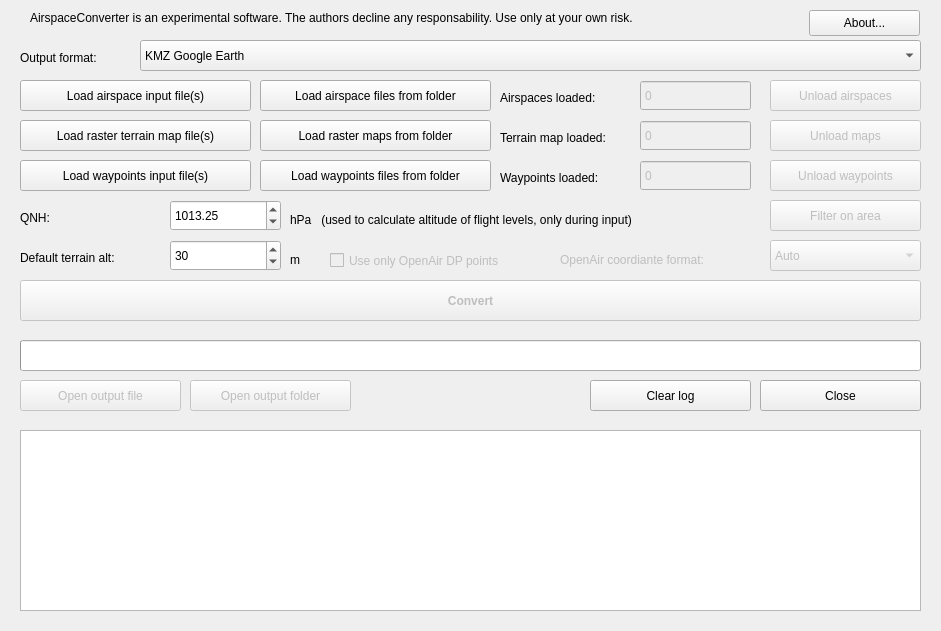
<?xml version="1.0" encoding="UTF-8"?>
<ui version="4.0">
 <class>MainWindow</class>
 <widget class="QMainWindow" name="MainWindow">
  <property name="geometry">
   <rect>
    <x>0</x>
    <y>0</y>
    <width>941</width>
    <height>631</height>
   </rect>
  </property>
  <property name="sizePolicy">
   <sizepolicy hsizetype="Fixed" vsizetype="Fixed">
    <horstretch>0</horstretch>
    <verstretch>0</verstretch>
   </sizepolicy>
  </property>
  <property name="minimumSize">
   <size>
    <width>941</width>
    <height>631</height>
   </size>
  </property>
  <property name="maximumSize">
   <size>
    <width>941</width>
    <height>631</height>
   </size>
  </property>
  <property name="windowTitle">
   <string>AirspaceConverter</string>
  </property>
  <property name="windowIcon">
   <iconset resource="resources.qrc">
    <normaloff>:/icons/airspaceconverter128.xpm</normaloff>:/icons/airspaceconverter128.xpm</iconset>
  </property>
  <property name="locale">
   <locale language="English" country="UnitedStates"/>
  </property>
  <widget class="QWidget" name="centralWidget">
   <widget class="QPushButton" name="aboutButton">
    <property name="geometry">
     <rect>
      <x>809</x>
      <y>10</y>
      <width>111</width>
      <height>26</height>
     </rect>
    </property>
    <property name="toolTip">
     <string>&lt;html&gt;&lt;head/&gt;&lt;body&gt;&lt;p&gt;Click this button to get more info about this software.&lt;/p&gt;&lt;/body&gt;&lt;/html&gt;</string>
    </property>
    <property name="locale">
     <locale language="English" country="UnitedStates"/>
    </property>
    <property name="text">
     <string>About...</string>
    </property>
   </widget>
   <widget class="QPushButton" name="loadAirspaceFileButton">
    <property name="geometry">
     <rect>
      <x>20</x>
      <y>80</y>
      <width>231</width>
      <height>31</height>
     </rect>
    </property>
    <property name="toolTip">
     <string>&lt;html&gt;&lt;head/&gt;&lt;body&gt;&lt;p&gt;Choose one or more input airspace file(s). The input files can be in the openAIP, OpenAir or Google Earth KML/KMZ formats.&lt;/p&gt;&lt;/body&gt;&lt;/html&gt;</string>
    </property>
    <property name="locale">
     <locale language="English" country="UnitedStates"/>
    </property>
    <property name="text">
     <string>Load airspace input file(s)</string>
    </property>
   </widget>
   <widget class="QPushButton" name="unloadAirspacesButton">
    <property name="enabled">
     <bool>false</bool>
    </property>
    <property name="geometry">
     <rect>
      <x>770</x>
      <y>80</y>
      <width>151</width>
      <height>31</height>
     </rect>
    </property>
    <property name="toolTip">
     <string>&lt;html&gt;&lt;head/&gt;&lt;body&gt;&lt;p&gt;Clears all the airspace definitions currently loaded in memory.&lt;/p&gt;&lt;/body&gt;&lt;/html&gt;</string>
    </property>
    <property name="locale">
     <locale language="English" country="UnitedStates"/>
    </property>
    <property name="text">
     <string>Unload airspaces</string>
    </property>
   </widget>
   <widget class="QComboBox" name="outputFormatComboBox">
    <property name="geometry">
     <rect>
      <x>140</x>
      <y>40</y>
      <width>781</width>
      <height>31</height>
     </rect>
    </property>
    <property name="toolTip">
     <string>&lt;html&gt;&lt;head/&gt;&lt;body&gt;&lt;p&gt;Select the desired output format.&lt;/p&gt;&lt;/body&gt;&lt;/html&gt;</string>
    </property>
    <property name="locale">
     <locale language="English" country="UnitedStates"/>
    </property>
    <item>
     <property name="text">
      <string>KMZ Google Earth</string>
     </property>
    </item>
    <item>
     <property name="text">
      <string>OpenAir (only airspace)</string>
     </property>
    </item>
    <item>
     <property name="text">
      <string>CUP SeeYou (only waypoints)</string>
     </property>
    </item>
    <item>
     <property name="text">
      <string>CSV LittleNavMap (only waypoints)</string>
     </property>
    </item>
    <item>
     <property name="text">
      <string>Polish format for cGPSmapper</string>
     </property>
    </item>
    <item>
     <property name="text">
      <string>IMG file for Garmin devices</string>
     </property>
    </item>
   </widget>
   <widget class="QLabel" name="label">
    <property name="geometry">
     <rect>
      <x>20</x>
      <y>50</y>
      <width>111</width>
      <height>16</height>
     </rect>
    </property>
    <property name="locale">
     <locale language="English" country="UnitedStates"/>
    </property>
    <property name="text">
     <string>Output format:</string>
    </property>
   </widget>
   <widget class="QLabel" name="label_2">
    <property name="geometry">
     <rect>
      <x>30</x>
      <y>10</y>
      <width>771</width>
      <height>16</height>
     </rect>
    </property>
    <property name="locale">
     <locale language="English" country="UnitedStates"/>
    </property>
    <property name="text">
     <string>AirspaceConverter is an experimental software. The authors decline any responsability. Use only at your own risk.</string>
    </property>
   </widget>
   <widget class="QPushButton" name="loadAirspaceFolderButton">
    <property name="geometry">
     <rect>
      <x>260</x>
      <y>80</y>
      <width>231</width>
      <height>31</height>
     </rect>
    </property>
    <property name="toolTip">
     <string>&lt;html&gt;&lt;head/&gt;&lt;body&gt;&lt;p&gt;Choose a folder with input airspace files. All the contained files, in openAIP, OpenAir and Google Earth KML/KMZ will be attempted to load. Beware to don't reload the just converted files.&lt;/p&gt;&lt;/body&gt;&lt;/html&gt;</string>
    </property>
    <property name="locale">
     <locale language="English" country="UnitedStates"/>
    </property>
    <property name="text">
     <string>Load airspace files from folder</string>
    </property>
   </widget>
   <widget class="QPushButton" name="loadWaypointFileButton">
    <property name="geometry">
     <rect>
      <x>20</x>
      <y>160</y>
      <width>231</width>
      <height>31</height>
     </rect>
    </property>
    <property name="toolTip">
     <string>&lt;html&gt;&lt;head/&gt;&lt;body&gt;&lt;p&gt;Load one or more waypoints files in the SeeYou (.CUP) format.&lt;/p&gt;&lt;/body&gt;&lt;/html&gt;</string>
    </property>
    <property name="locale">
     <locale language="English" country="UnitedStates"/>
    </property>
    <property name="text">
     <string>Load waypoints input file(s)</string>
    </property>
   </widget>
   <widget class="QPushButton" name="loadWaypointsFolderButton">
    <property name="geometry">
     <rect>
      <x>260</x>
      <y>160</y>
      <width>231</width>
      <height>31</height>
     </rect>
    </property>
    <property name="toolTip">
     <string>&lt;html&gt;&lt;head/&gt;&lt;body&gt;&lt;p&gt;Load all the waypoints files in the SeeYou (.CUP) format contained in a folder.&lt;/p&gt;&lt;/body&gt;&lt;/html&gt;</string>
    </property>
    <property name="locale">
     <locale language="English" country="UnitedStates"/>
    </property>
    <property name="text">
     <string>Load waypoints files from folder</string>
    </property>
   </widget>
   <widget class="QPushButton" name="loadRasterMapFileButton">
    <property name="geometry">
     <rect>
      <x>20</x>
      <y>120</y>
      <width>231</width>
      <height>31</height>
     </rect>
    </property>
    <property name="toolTip">
     <string>&lt;html&gt;&lt;head/&gt;&lt;body&gt;&lt;p&gt;Load one or multiple terrain raster maps (.DEM) files. Terrain maps are used to get the AMSL altitude of AGL altitudes.&lt;/p&gt;&lt;/body&gt;&lt;/html&gt;</string>
    </property>
    <property name="locale">
     <locale language="English" country="UnitedStates"/>
    </property>
    <property name="text">
     <string>Load raster terrain map file(s)</string>
    </property>
   </widget>
   <widget class="QPushButton" name="loadRasterMapFolderButton">
    <property name="geometry">
     <rect>
      <x>260</x>
      <y>120</y>
      <width>231</width>
      <height>31</height>
     </rect>
    </property>
    <property name="toolTip">
     <string>&lt;html&gt;&lt;head/&gt;&lt;body&gt;&lt;p&gt;Load all terrain raster maps (.DEM) files from a directory. Terrain maps are used to get the AMSL altitude of AGL altitudes.&lt;/p&gt;&lt;/body&gt;&lt;/html&gt;</string>
    </property>
    <property name="locale">
     <locale language="English" country="UnitedStates"/>
    </property>
    <property name="text">
     <string>Load raster maps from folder</string>
    </property>
   </widget>
   <widget class="QLabel" name="label_3">
    <property name="geometry">
     <rect>
      <x>500</x>
      <y>90</y>
      <width>141</width>
      <height>16</height>
     </rect>
    </property>
    <property name="locale">
     <locale language="English" country="UnitedStates"/>
    </property>
    <property name="text">
     <string>Airspaces loaded:</string>
    </property>
   </widget>
   <widget class="QLabel" name="label_4">
    <property name="geometry">
     <rect>
      <x>500</x>
      <y>130</y>
      <width>141</width>
      <height>16</height>
     </rect>
    </property>
    <property name="locale">
     <locale language="English" country="UnitedStates"/>
    </property>
    <property name="text">
     <string>Terrain map loaded:</string>
    </property>
   </widget>
   <widget class="QLabel" name="label_5">
    <property name="geometry">
     <rect>
      <x>500</x>
      <y>170</y>
      <width>141</width>
      <height>16</height>
     </rect>
    </property>
    <property name="locale">
     <locale language="English" country="UnitedStates"/>
    </property>
    <property name="text">
     <string>Waypoints loaded:</string>
    </property>
   </widget>
   <widget class="QSpinBox" name="numAirspacesLoadedSpinBox">
    <property name="enabled">
     <bool>false</bool>
    </property>
    <property name="geometry">
     <rect>
      <x>640</x>
      <y>80</y>
      <width>111</width>
      <height>31</height>
     </rect>
    </property>
    <property name="toolTip">
     <string>&lt;html&gt;&lt;head/&gt;&lt;body&gt;&lt;p&gt;The number of airspace definitions currently loaded.&lt;/p&gt;&lt;/body&gt;&lt;/html&gt;</string>
    </property>
    <property name="locale">
     <locale language="English" country="UnitedStates"/>
    </property>
    <property name="readOnly">
     <bool>true</bool>
    </property>
    <property name="buttonSymbols">
     <enum>QAbstractSpinBox::NoButtons</enum>
    </property>
    <property name="maximum">
     <number>9999999</number>
    </property>
   </widget>
   <widget class="QSpinBox" name="numTerrainMapsLoadedSpinBox">
    <property name="enabled">
     <bool>false</bool>
    </property>
    <property name="geometry">
     <rect>
      <x>640</x>
      <y>120</y>
      <width>111</width>
      <height>31</height>
     </rect>
    </property>
    <property name="toolTip">
     <string>&lt;html&gt;&lt;head/&gt;&lt;body&gt;&lt;p&gt;The number of terrain raster maps currently loaded.&lt;/p&gt;&lt;/body&gt;&lt;/html&gt;</string>
    </property>
    <property name="locale">
     <locale language="English" country="UnitedStates"/>
    </property>
    <property name="readOnly">
     <bool>true</bool>
    </property>
    <property name="buttonSymbols">
     <enum>QAbstractSpinBox::NoButtons</enum>
    </property>
    <property name="maximum">
     <number>999999</number>
    </property>
   </widget>
   <widget class="QSpinBox" name="numWaypointsLoadedSpinBox">
    <property name="enabled">
     <bool>false</bool>
    </property>
    <property name="geometry">
     <rect>
      <x>640</x>
      <y>160</y>
      <width>111</width>
      <height>31</height>
     </rect>
    </property>
    <property name="toolTip">
     <string>&lt;html&gt;&lt;head/&gt;&lt;body&gt;&lt;p&gt;The number of waypoints currently loaded.&lt;/p&gt;&lt;/body&gt;&lt;/html&gt;</string>
    </property>
    <property name="locale">
     <locale language="English" country="UnitedStates"/>
    </property>
    <property name="readOnly">
     <bool>true</bool>
    </property>
    <property name="buttonSymbols">
     <enum>QAbstractSpinBox::NoButtons</enum>
    </property>
    <property name="maximum">
     <number>99999999</number>
    </property>
   </widget>
   <widget class="QPushButton" name="unloadWaypointsButton">
    <property name="enabled">
     <bool>false</bool>
    </property>
    <property name="geometry">
     <rect>
      <x>770</x>
      <y>160</y>
      <width>151</width>
      <height>31</height>
     </rect>
    </property>
    <property name="toolTip">
     <string>&lt;html&gt;&lt;head/&gt;&lt;body&gt;&lt;p&gt;Clears all the waypoints currently loaded in memory.&lt;/p&gt;&lt;/body&gt;&lt;/html&gt;</string>
    </property>
    <property name="locale">
     <locale language="English" country="UnitedStates"/>
    </property>
    <property name="text">
     <string>Unload waypoints</string>
    </property>
   </widget>
   <widget class="QPushButton" name="unloadTerrainMapsButton">
    <property name="enabled">
     <bool>false</bool>
    </property>
    <property name="geometry">
     <rect>
      <x>770</x>
      <y>120</y>
      <width>151</width>
      <height>31</height>
     </rect>
    </property>
    <property name="toolTip">
     <string>&lt;html&gt;&lt;head/&gt;&lt;body&gt;&lt;p&gt;Clears all the terrain raster maps currently loaded in memory.&lt;/p&gt;&lt;/body&gt;&lt;/html&gt;</string>
    </property>
    <property name="locale">
     <locale language="English" country="UnitedStates"/>
    </property>
    <property name="text">
     <string>Unload maps</string>
    </property>
   </widget>
   <widget class="QProgressBar" name="progressBar">
    <property name="geometry">
     <rect>
      <x>20</x>
      <y>340</y>
      <width>901</width>
      <height>31</height>
     </rect>
    </property>
    <property name="maximum">
     <number>100</number>
    </property>
    <property name="value">
     <number>0</number>
    </property>
    <property name="textVisible">
     <bool>false</bool>
    </property>
   </widget>
   <widget class="QTextEdit" name="loggingTextBox">
    <property name="geometry">
     <rect>
      <x>20</x>
      <y>430</y>
      <width>901</width>
      <height>181</height>
     </rect>
    </property>
    <property name="horizontalScrollBarPolicy">
     <enum>Qt::ScrollBarAlwaysOff</enum>
    </property>
    <property name="readOnly">
     <bool>true</bool>
    </property>
   </widget>
   <widget class="QLabel" name="qnhLabel">
    <property name="geometry">
     <rect>
      <x>20</x>
      <y>210</y>
      <width>141</width>
      <height>16</height>
     </rect>
    </property>
    <property name="locale">
     <locale language="English" country="UnitedStates"/>
    </property>
    <property name="text">
     <string>QNH:</string>
    </property>
   </widget>
   <widget class="QDoubleSpinBox" name="QNHspinBox">
    <property name="geometry">
     <rect>
      <x>170</x>
      <y>200</y>
      <width>111</width>
      <height>31</height>
     </rect>
    </property>
    <property name="toolTip">
     <string>&lt;html&gt;&lt;head/&gt;&lt;body&gt;&lt;p&gt;If desired, only before to load airspace, set here a specific QNH to be used to calculate the AMSL height of flight levels. This is used only to make Google Earth files and applied only when reading input files.&lt;/p&gt;&lt;/body&gt;&lt;/html&gt;</string>
    </property>
    <property name="minimum">
     <double>800.000000000000000</double>
    </property>
    <property name="maximum">
     <double>1300.000000000000000</double>
    </property>
    <property name="value">
     <double>1013.250000000000000</double>
    </property>
   </widget>
   <widget class="QLabel" name="hPaLabel">
    <property name="geometry">
     <rect>
      <x>290</x>
      <y>210</y>
      <width>461</width>
      <height>20</height>
     </rect>
    </property>
    <property name="locale">
     <locale language="English" country="UnitedStates"/>
    </property>
    <property name="text">
     <string>hPa   (used to calculate altitude of flight levels, only during input)</string>
    </property>
   </widget>
   <widget class="QLabel" name="defaultTerrainLabel">
    <property name="geometry">
     <rect>
      <x>20</x>
      <y>250</y>
      <width>141</width>
      <height>16</height>
     </rect>
    </property>
    <property name="locale">
     <locale language="English" country="UnitedStates"/>
    </property>
    <property name="text">
     <string>Default terrain alt:</string>
    </property>
   </widget>
   <widget class="QLabel" name="meterLabel">
    <property name="geometry">
     <rect>
      <x>290</x>
      <y>250</y>
      <width>31</width>
      <height>20</height>
     </rect>
    </property>
    <property name="locale">
     <locale language="English" country="UnitedStates"/>
    </property>
    <property name="text">
     <string>m</string>
    </property>
   </widget>
   <widget class="QSpinBox" name="defaultAltSpinBox">
    <property name="geometry">
     <rect>
      <x>170</x>
      <y>240</y>
      <width>111</width>
      <height>31</height>
     </rect>
    </property>
    <property name="toolTip">
     <string>&lt;html&gt;&lt;head/&gt;&lt;body&gt;&lt;p&gt;Set here the default terrain altitude in meters that will be used for the points not covered by the loaded terrain raster maps. Used only to make Google Earth files.&lt;/p&gt;&lt;/body&gt;&lt;/html&gt;</string>
    </property>
    <property name="minimum">
     <number>-100</number>
    </property>
    <property name="maximum">
     <number>10000</number>
    </property>
    <property name="value">
     <number>30</number>
    </property>
   </widget>
   <widget class="QPushButton" name="clearLogButton">
    <property name="geometry">
     <rect>
      <x>590</x>
      <y>380</y>
      <width>161</width>
      <height>31</height>
     </rect>
    </property>
    <property name="toolTip">
     <string>&lt;html&gt;&lt;head/&gt;&lt;body&gt;&lt;p&gt;Clears all the text from the below message log.&lt;/p&gt;&lt;/body&gt;&lt;/html&gt;</string>
    </property>
    <property name="text">
     <string>Clear log</string>
    </property>
   </widget>
   <widget class="QPushButton" name="openOutputFolderButton">
    <property name="enabled">
     <bool>false</bool>
    </property>
    <property name="geometry">
     <rect>
      <x>190</x>
      <y>380</y>
      <width>161</width>
      <height>31</height>
     </rect>
    </property>
    <property name="toolTip">
     <string>&lt;html&gt;&lt;head/&gt;&lt;body&gt;&lt;p&gt;Opens the folder with the just created output file.&lt;/p&gt;&lt;/body&gt;&lt;/html&gt;</string>
    </property>
    <property name="text">
     <string>Open output folder</string>
    </property>
   </widget>
   <widget class="QPushButton" name="openOutputFileButton">
    <property name="enabled">
     <bool>false</bool>
    </property>
    <property name="geometry">
     <rect>
      <x>20</x>
      <y>380</y>
      <width>161</width>
      <height>31</height>
     </rect>
    </property>
    <property name="toolTip">
     <string>&lt;html&gt;&lt;head/&gt;&lt;body&gt;&lt;p&gt;Opens the just created output file with its predefined software.&lt;/p&gt;&lt;/body&gt;&lt;/html&gt;</string>
    </property>
    <property name="text">
     <string>Open output file</string>
    </property>
   </widget>
   <widget class="QPushButton" name="closeButton">
    <property name="geometry">
     <rect>
      <x>760</x>
      <y>380</y>
      <width>161</width>
      <height>31</height>
     </rect>
    </property>
    <property name="toolTip">
     <string>&lt;html&gt;&lt;head/&gt;&lt;body&gt;&lt;p&gt;Terminates AirspaceConverter.&lt;/p&gt;&lt;/body&gt;&lt;/html&gt;</string>
    </property>
    <property name="text">
     <string>Close</string>
    </property>
   </widget>
   <widget class="QPushButton" name="convertButton">
    <property name="enabled">
     <bool>false</bool>
    </property>
    <property name="geometry">
     <rect>
      <x>20</x>
      <y>280</y>
      <width>901</width>
      <height>41</height>
     </rect>
    </property>
    <property name="font">
     <font>
      <weight>75</weight>
      <bold>true</bold>
     </font>
    </property>
    <property name="toolTip">
     <string>&lt;html&gt;&lt;head/&gt;&lt;body&gt;&lt;p&gt;&lt;span style=&quot; font-weight:400;&quot;&gt;Starts the conversion process.&lt;/span&gt;&lt;/p&gt;&lt;/body&gt;&lt;/html&gt;</string>
    </property>
    <property name="text">
     <string>Convert</string>
    </property>
   </widget>
   <widget class="QPushButton" name="filterButton">
    <property name="enabled">
     <bool>false</bool>
    </property>
    <property name="geometry">
     <rect>
      <x>770</x>
      <y>200</y>
      <width>151</width>
      <height>31</height>
     </rect>
    </property>
    <property name="toolTip">
     <string>&lt;html&gt;&lt;head/&gt;&lt;body&gt;&lt;p&gt;Opens a dialog to define a filtering area. When the filter is applied all airspace and waypoints outside the defined area will be unloaded. So, when converting, the resulting output will be only in the selected area.&lt;/p&gt;&lt;/body&gt;&lt;/html&gt;</string>
    </property>
    <property name="locale">
     <locale language="English" country="UnitedStates"/>
    </property>
    <property name="text">
     <string>Filter on area</string>
    </property>
   </widget>
   <widget class="QCheckBox" name="onlyPointsCheckBox">
    <property name="enabled">
     <bool>false</bool>
    </property>
    <property name="geometry">
     <rect>
      <x>330</x>
      <y>250</y>
      <width>221</width>
      <height>21</height>
     </rect>
    </property>
    <property name="toolTip">
     <string>&lt;html&gt;&lt;head/&gt;&lt;body&gt;&lt;p&gt;Only when writing to OpenAir this option forces the converter to don't use OpenAir arc (DA) and circle (DC) definititions but only points (DP). This option can be useful when comparing to other OpenAir files made with only points, otherwise it is better to keep it disabled and take advantage of the use of arcs and circles, resulting in smaller OpenAir files.&lt;/p&gt;&lt;/body&gt;&lt;/html&gt;</string>
    </property>
    <property name="text">
     <string>Use only OpenAir DP points</string>
    </property>
   </widget>
   <widget class="QComboBox" name="openAirCoordinateTypeComboBox">
    <property name="enabled">
     <bool>false</bool>
    </property>
    <property name="geometry">
     <rect>
      <x>770</x>
      <y>240</y>
      <width>151</width>
      <height>31</height>
     </rect>
    </property>
    <property name="toolTip">
     <string>&lt;html&gt;&lt;head/&gt;&lt;body&gt;&lt;p&gt;Choose here the output format for coordinates in OpenAir. Coordinates expressed as DD:MM:SS (with seconds) are more compact and readable while DD:MM.MMM (with decimal minutes) are more accurate. &amp;quot;Auto&amp;quot; will automatically use the more convenient format every time: with seconds when the coordinate matches a specific second value or in decimal minutes in the other cases to remain accurate.&lt;/p&gt;&lt;/body&gt;&lt;/html&gt;</string>
    </property>
    <property name="currentIndex">
     <number>2</number>
    </property>
    <item>
     <property name="text">
      <string>DD:MM.MMM</string>
     </property>
    </item>
    <item>
     <property name="text">
      <string>DD:MM:SS</string>
     </property>
    </item>
    <item>
     <property name="text">
      <string>Auto</string>
     </property>
    </item>
   </widget>
   <widget class="QLabel" name="openAirCoordonateFormatLabel">
    <property name="enabled">
     <bool>false</bool>
    </property>
    <property name="geometry">
     <rect>
      <x>560</x>
      <y>250</y>
      <width>201</width>
      <height>20</height>
     </rect>
    </property>
    <property name="locale">
     <locale language="English" country="UnitedStates"/>
    </property>
    <property name="text">
     <string>OpenAir coordiante format:</string>
    </property>
   </widget>
  </widget>
 </widget>
 <layoutdefault spacing="6" margin="11"/>
 <tabstops>
  <tabstop>aboutButton</tabstop>
  <tabstop>outputFormatComboBox</tabstop>
  <tabstop>loadAirspaceFileButton</tabstop>
  <tabstop>loadAirspaceFolderButton</tabstop>
  <tabstop>numAirspacesLoadedSpinBox</tabstop>
  <tabstop>unloadAirspacesButton</tabstop>
  <tabstop>loadWaypointFileButton</tabstop>
  <tabstop>loadWaypointsFolderButton</tabstop>
  <tabstop>numWaypointsLoadedSpinBox</tabstop>
  <tabstop>unloadWaypointsButton</tabstop>
  <tabstop>loadRasterMapFileButton</tabstop>
  <tabstop>loadRasterMapFolderButton</tabstop>
  <tabstop>numTerrainMapsLoadedSpinBox</tabstop>
  <tabstop>unloadTerrainMapsButton</tabstop>
  <tabstop>QNHspinBox</tabstop>
  <tabstop>defaultAltSpinBox</tabstop>
  <tabstop>filterButton</tabstop>
  <tabstop>convertButton</tabstop>
  <tabstop>openOutputFileButton</tabstop>
  <tabstop>openOutputFolderButton</tabstop>
  <tabstop>clearLogButton</tabstop>
  <tabstop>closeButton</tabstop>
  <tabstop>loggingTextBox</tabstop>
 </tabstops>
 <resources>
  <include location="resources.qrc"/>
 </resources>
 <connections>
  <connection>
   <sender>closeButton</sender>
   <signal>clicked()</signal>
   <receiver>MainWindow</receiver>
   <slot>close()</slot>
   <hints>
    <hint type="sourcelabel">
     <x>840</x>
     <y>345</y>
    </hint>
    <hint type="destinationlabel">
     <x>472</x>
     <y>315</y>
    </hint>
   </hints>
  </connection>
  <connection>
   <sender>clearLogButton</sender>
   <signal>clicked()</signal>
   <receiver>loggingTextBox</receiver>
   <slot>clear()</slot>
   <hints>
    <hint type="sourcelabel">
     <x>670</x>
     <y>345</y>
    </hint>
    <hint type="destinationlabel">
     <x>470</x>
     <y>495</y>
    </hint>
   </hints>
  </connection>
 </connections>
</ui>
